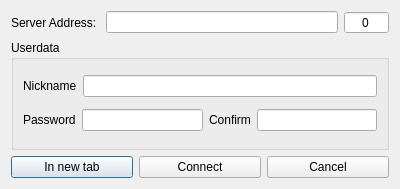
<?xml version="1.0" encoding="UTF-8"?>
<ui version="4.0">
 <class>AddServer</class>
 <widget class="QDialog" name="AddServer">
  <property name="geometry">
   <rect>
    <x>0</x>
    <y>0</y>
    <width>400</width>
    <height>189</height>
   </rect>
  </property>
  <property name="minimumSize">
   <size>
    <width>400</width>
    <height>189</height>
   </size>
  </property>
  <property name="maximumSize">
   <size>
    <width>400</width>
    <height>189</height>
   </size>
  </property>
  <property name="windowTitle">
   <string>Connect</string>
  </property>
  <layout class="QVBoxLayout" name="verticalLayout" stretch="1,4,0">
   <item>
    <layout class="QHBoxLayout" name="server_layout">
     <item>
      <widget class="QLabel" name="label">
       <property name="text">
        <string>Server Address: </string>
       </property>
      </widget>
     </item>
     <item>
      <widget class="QLineEdit" name="server_ip">
       <property name="alignment">
        <set>Qt::AlignCenter</set>
       </property>
      </widget>
     </item>
     <item>
      <widget class="QSpinBox" name="server_port">
       <property name="alignment">
        <set>Qt::AlignCenter</set>
       </property>
       <property name="buttonSymbols">
        <enum>QAbstractSpinBox::NoButtons</enum>
       </property>
       <property name="maximum">
        <number>65535</number>
       </property>
      </widget>
     </item>
    </layout>
   </item>
   <item>
    <widget class="QGroupBox" name="userdata_box">
     <property name="title">
      <string>Userdata</string>
     </property>
     <layout class="QVBoxLayout" name="verticalLayout_2">
      <item>
       <layout class="QHBoxLayout" name="horizontalLayout">
        <item>
         <widget class="QLabel" name="label_1">
          <property name="text">
           <string>Nickname</string>
          </property>
         </widget>
        </item>
        <item>
         <widget class="QLineEdit" name="nickname">
          <property name="alignment">
           <set>Qt::AlignCenter</set>
          </property>
         </widget>
        </item>
       </layout>
      </item>
      <item>
       <layout class="QHBoxLayout" name="horizontalLayout_2">
        <item>
         <widget class="QLabel" name="label_3">
          <property name="text">
           <string>Password</string>
          </property>
         </widget>
        </item>
        <item>
         <widget class="QLineEdit" name="password">
          <property name="echoMode">
           <enum>QLineEdit::Password</enum>
          </property>
          <property name="alignment">
           <set>Qt::AlignCenter</set>
          </property>
         </widget>
        </item>
        <item>
         <widget class="QLabel" name="label_4">
          <property name="text">
           <string>Confirm</string>
          </property>
         </widget>
        </item>
        <item>
         <widget class="QLineEdit" name="confirm">
          <property name="echoMode">
           <enum>QLineEdit::Password</enum>
          </property>
          <property name="alignment">
           <set>Qt::AlignCenter</set>
          </property>
          <property name="cursorMoveStyle">
           <enum>Qt::LogicalMoveStyle</enum>
          </property>
         </widget>
        </item>
       </layout>
      </item>
     </layout>
    </widget>
   </item>
   <item>
    <layout class="QHBoxLayout" name="buttons_layout">
     <item>
      <widget class="QPushButton" name="new_tab_btn">
       <property name="text">
        <string>In new tab</string>
       </property>
      </widget>
     </item>
     <item>
      <widget class="QPushButton" name="connect_btn">
       <property name="text">
        <string>Connect</string>
       </property>
      </widget>
     </item>
     <item>
      <widget class="QPushButton" name="cancel_btn">
       <property name="text">
        <string>Cancel</string>
       </property>
      </widget>
     </item>
    </layout>
   </item>
  </layout>
 </widget>
 <resources/>
 <connections/>
</ui>
